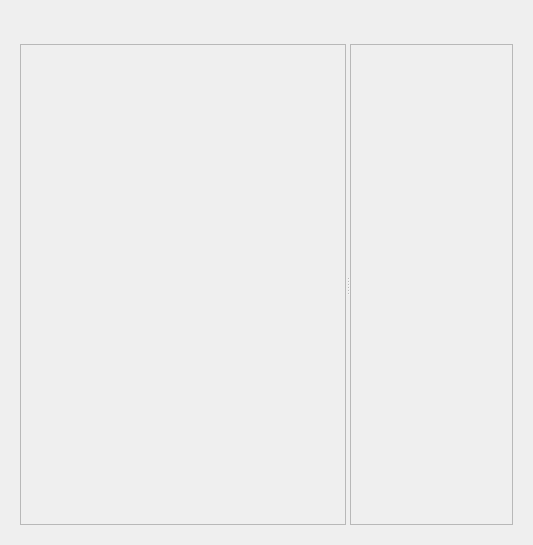
<?xml version="1.0" encoding="UTF-8"?>
<ui version="4.0">
 <class>Form</class>
 <widget class="QWidget" name="Form">
  <property name="geometry">
   <rect>
    <x>0</x>
    <y>0</y>
    <width>533</width>
    <height>545</height>
   </rect>
  </property>
  <property name="windowTitle">
   <string>Form</string>
  </property>
  <layout class="QVBoxLayout" name="verticalLayout">
   <item>
    <widget class="QWidget" name="widget_2" native="true">
     <layout class="QVBoxLayout" name="verticalLayout_3"/>
    </widget>
   </item>
   <item>
    <widget class="QWidget" name="widget" native="true">
     <property name="sizePolicy">
      <sizepolicy hsizetype="Preferred" vsizetype="Preferred">
       <horstretch>0</horstretch>
       <verstretch>1</verstretch>
      </sizepolicy>
     </property>
     <layout class="QHBoxLayout" name="horizontalLayout">
      <item>
       <widget class="QSplitter" name="splitter">
        <property name="orientation">
         <enum>Qt::Horizontal</enum>
        </property>
        <widget class="QWidget" name="widget" native="true">
         <property name="sizePolicy">
          <sizepolicy hsizetype="Preferred" vsizetype="Preferred">
           <horstretch>2</horstretch>
           <verstretch>0</verstretch>
          </sizepolicy>
         </property>
         <layout class="QVBoxLayout" name="verticalLayout_2" stretch="0">
          <item>
           <widget class="QScrollArea" name="scrollArea">
            <property name="widgetResizable">
             <bool>true</bool>
            </property>
            <widget class="QWidget" name="scrollAreaWidgetContents">
             <property name="geometry">
              <rect>
               <x>0</x>
               <y>0</y>
               <width>224</width>
               <height>463</height>
              </rect>
             </property>
             <layout class="QVBoxLayout" name="verticalLayout_4">
              <item>
               <layout class="QVBoxLayout" name="verticalLayout_5"/>
              </item>
             </layout>
            </widget>
           </widget>
          </item>
         </layout>
        </widget>
        <widget class="QWidget" name="widget_lato" native="true">
         <property name="sizePolicy">
          <sizepolicy hsizetype="Preferred" vsizetype="Preferred">
           <horstretch>1</horstretch>
           <verstretch>0</verstretch>
          </sizepolicy>
         </property>
         <layout class="QVBoxLayout" name="verticalLayout_9">
          <item>
           <widget class="QScrollArea" name="scrollArea_2">
            <property name="widgetResizable">
             <bool>true</bool>
            </property>
            <widget class="QWidget" name="scrollAreaWidgetContents_2">
             <property name="geometry">
              <rect>
               <x>0</x>
               <y>0</y>
               <width>223</width>
               <height>463</height>
              </rect>
             </property>
             <layout class="QVBoxLayout" name="verticalLayout_40">
              <item>
               <layout class="QVBoxLayout" name="verticalLayout_50"/>
              </item>
             </layout>
            </widget>
           </widget>
          </item>
         </layout>
        </widget>
       </widget>
      </item>
     </layout>
    </widget>
   </item>
  </layout>
 </widget>
 <resources/>
 <connections/>
</ui>
